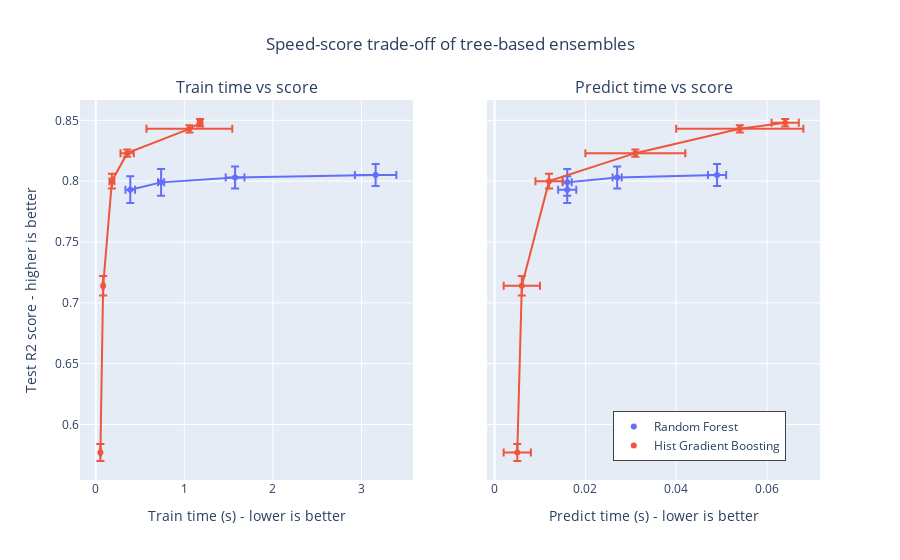

The notebook cell saved with this chart:
### Markdown cell above
.. Note::
 Tuning the `n_estimators` for RF generally results in a waste of computer
 power. In practice one just needs to ensure that it is large enough so that
 doubling its value does not lead to a significant improvement of the testing
 score.

## Plot results
We can use a [plotly.express.scatter](https://plotly.com/python-api-reference/generated/plotly.express.scatter.html)
to visualize the trade-off between elapsed computing time and mean test score.
Passing the cursor over a given point displays the corresponding parameters.
Error bars correspond to one standard deviation as computed in the different
folds of the cross-validation.

### Code cell
import plotly.colors as colors
import plotly.express as px
from plotly.subplots import make_subplots

fig = make_subplots(
    rows=1,
    cols=2,
    shared_yaxes=True,
    subplot_titles=["Train time vs score", "Predict time vs score"],
)
model_names = [result["model"] for result in results]
colors_list = colors.qualitative.Plotly * (
    len(model_names) // len(colors.qualitative.Plotly) + 1
)

for idx, result in enumerate(results):
    cv_results = result["cv_results"].round(3)
    model_name = result["model"]
    param_name = list(param_grids[model_name].keys())[0]
    cv_results[param_name] = cv_results["param_" + param_name]
    cv_results["model"] = model_name

    scatter_fig = px.scatter(
        cv_results,
        x="mean_fit_time",
        y="mean_test_score",
        error_x="std_fit_time",
        error_y="std_test_score",
        hover_data=param_name,
        color="model",
    )
    line_fig = px.line(
        cv_results,
        x="mean_fit_time",
        y="mean_test_score",
    )

    scatter_trace = scatter_fig["data"][0]
    line_trace = line_fig["data"][0]
    scatter_trace.update(marker=dict(color=colors_list[idx]))
    line_trace.update(line=dict(color=colors_list[idx]))
    fig.add_trace(scatter_trace, row=1, col=1)
    fig.add_trace(line_trace, row=1, col=1)

    scatter_fig = px.scatter(
        cv_results,
        x="mean_score_time",
        y="mean_test_score",
        error_x="std_score_time",
        error_y="std_test_score",
        hover_data=param_name,
    )
    line_fig = px.line(
        cv_results,
        x="mean_score_time",
        y="mean_test_score",
    )

    scatter_trace = scatter_fig["data"][0]
    line_trace = line_fig["data"][0]
    scatter_trace.update(marker=dict(color=colors_list[idx]))
    line_trace.update(line=dict(color=colors_list[idx]))
    fig.add_trace(scatter_trace, row=1, col=2)
    fig.add_trace(line_trace, row=1, col=2)

fig.update_layout(
    xaxis=dict(title="Train time (s) - lower is better"),
    yaxis=dict(title="Test R2 score - higher is better"),
    xaxis2=dict(title="Predict time (s) - lower is better"),
    legend=dict(x=0.72, y=0.05, traceorder="normal", borderwidth=1),
    title=dict(x=0.5, text="Speed-score trade-off of tree-based ensembles"),
)

### Figure 1 — Plotly figure (JSON) as saved in the notebook; plotly's stock layout.template omitted (floating-point values rounded to 4 significant figures)
{"data": [{"customdata": [[10], [20], [50], [100]], "error_x": {"array": [0.054, 0.035, 0.106, 0.234]}, "error_y": {"array": [0.011, 0.011, 0.009, 0.009]}, "hovertemplate": "model=Random Forest<br>mean_fit_time=%{x}<br>mean_test_score=%{y}<br>n_estimators=%{customdata[0]}<extra></extra>", "legendgroup": "Random Forest", "marker": {"color": "#636EFA", "symbol": "circle"}, "mode": "markers", "name": "Random Forest", "orientation": "v", "showlegend": true, "type": "scatter", "x": [0.39, 0.738, 1.573, 3.159], "xaxis": "x", "y": [0.793, 0.799, 0.803, 0.805], "yaxis": "y"}, {"hovertemplate": "mean_fit_time=%{x}<br>mean_test_score=%{y}<extra></extra>", "legendgroup": "", "line": {"color": "#636EFA", "dash": "solid"}, "marker": {"symbol": "circle"}, "mode": "lines", "name": "", "orientation": "v", "showlegend": false, "type": "scatter", "x": [0.39, 0.738, 1.573, 3.159], "xaxis": "x", "y": [0.793, 0.799, 0.803, 0.805], "yaxis": "y"}, {"customdata": [[10], [20], [50], [100]], "error_x": {"array": [0.002, 0.001, 0.001, 0.002]}, "error_y": {"array": [0.011, 0.011, 0.009, 0.009]}, "hovertemplate": "mean_score_time=%{x}<br>mean_test_score=%{y}<br>n_estimators=%{customdata[0]}<extra></extra>", "legendgroup": "", "marker": {"color": "#636EFA", "symbol": "circle"}, "mode": "markers", "name": "", "orientation": "v", "showlegend": false, "type": "scatter", "x": [0.016, 0.016, 0.027, 0.049], "xaxis": "x2", "y": [0.793, 0.799, 0.803, 0.805], "yaxis": "y2"}, {"hovertemplate": "mean_score_time=%{x}<br>mean_test_score=%{y}<extra></extra>", "legendgroup": "", "line": {"color": "#636EFA", "dash": "solid"}, "marker": {"symbol": "circle"}, "mode": "lines", "name": "", "orientation": "v", "showlegend": false, "type": "scatter", "x": [0.016, 0.016, 0.027, 0.049], "xaxis": "x2", "y": [0.793, 0.799, 0.803, 0.805], "yaxis": "y2"}, {"customdata": [[10], [20], [50], [100], [300], [500]], "error_x": {"array": [0.005, 0.006, 0.028, 0.075, 0.484, 0.026]}, "error_y": {"array": [0.007, 0.008, 0.006, 0.003, 0.003, 0.003]}, "hovertemplate": "model=Hist Gradient Boosting<br>mean_fit_time=%{x}<br>mean_test_score=%{y}<br>max_iter=%{customdata[0]}<extra></extra>", "legendgroup": "Hist Gradient Boosting", "marker": {"color": "#EF553B", "symbol": "circle"}, "mode": "markers", "name": "Hist Gradient Boosting", "orientation": "v", "showlegend": true, "type": "scatter", "x": [0.053, 0.084, 0.183, 0.355, 1.057, 1.178], "xaxis": "x", "y": [0.577, 0.714, 0.8, 0.823, 0.843, 0.848], "yaxis": "y"}, {"hovertemplate": "mean_fit_time=%{x}<br>mean_test_score=%{y}<extra></extra>", "legendgroup": "", "line": {"color": "#EF553B", "dash": "solid"}, "marker": {"symbol": "circle"}, "mode": "lines", "name": "", "orientation": "v", "showlegend": false, "type": "scatter", "x": [0.053, 0.084, 0.183, 0.355, 1.057, 1.178], "xaxis": "x", "y": [0.577, 0.714, 0.8, 0.823, 0.843, 0.848], "yaxis": "y"}, {"customdata": [[10], [20], [50], [100], [300], [500]], "error_x": {"array": [0.003, 0.004, 0.003, 0.011, 0.014, 0.003]}, "error_y": {"array": [0.007, 0.008, 0.006, 0.003, 0.003, 0.003]}, "hovertemplate": "mean_score_time=%{x}<br>mean_test_score=%{y}<br>max_iter=%{customdata[0]}<extra></extra>", "legendgroup": "", "marker": {"color": "#EF553B", "symbol": "circle"}, "mode": "markers", "name": "", "orientation": "v", "showlegend": false, "type": "scatter", "x": [0.005, 0.006, 0.012, 0.031, 0.054, 0.064], "xaxis": "x2", "y": [0.577, 0.714, 0.8, 0.823, 0.843, 0.848], "yaxis": "y2"}, {"hovertemplate": "mean_score_time=%{x}<br>mean_test_score=%{y}<extra></extra>", "legendgroup": "", "line": {"color": "#EF553B", "dash": "solid"}, "marker": {"symbol": "circle"}, "mode": "lines", "name": "", "orientation": "v", "showlegend": false, "type": "scatter", "x": [0.005, 0.006, 0.012, 0.031, 0.054, 0.064], "xaxis": "x2", "y": [0.577, 0.714, 0.8, 0.823, 0.843, 0.848], "yaxis": "y2"}], "layout": {"annotations": [{"font": {"size": 16}, "showarrow": false, "text": "Train time vs score", "x": 0.225, "xanchor": "center", "xref": "paper", "y": 1, "yanchor": "bottom", "yref": "paper"}, {"font": {"size": 16}, "showarrow": false, "text": "Predict time vs score", "x": 0.775, "xanchor": "center", "xref": "paper", "y": 1, "yanchor": "bottom", "yref": "paper"}], "legend": {"borderwidth": 1, "traceorder": "normal", "x": 0.72, "y": 0.05}, "title": {"text": "Speed-score trade-off of tree-based ensembles", "x": 0.5}, "xaxis": {"anchor": "y", "domain": [0, 0.45], "title": {"text": "Train time (s) - lower is better"}}, "xaxis2": {"anchor": "y2", "domain": [0.55, 1], "title": {"text": "Predict time (s) - lower is better"}}, "yaxis": {"anchor": "x", "domain": [0, 1], "title": {"text": "Test R2 score - higher is better"}}, "yaxis2": {"anchor": "x2", "domain": [0, 1], "matches": "y", "showticklabels": false}}}
